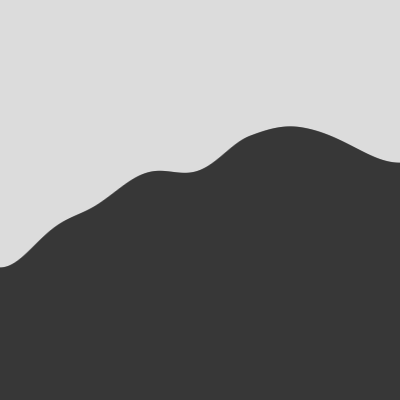
Frame 1 (no input)
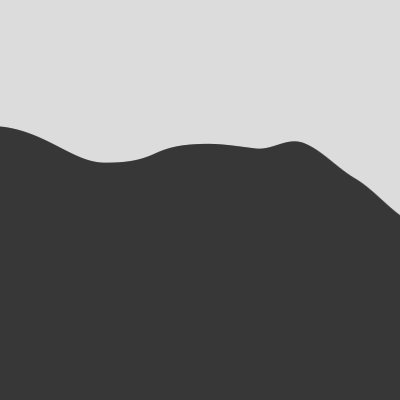
Frame 60 (no input)
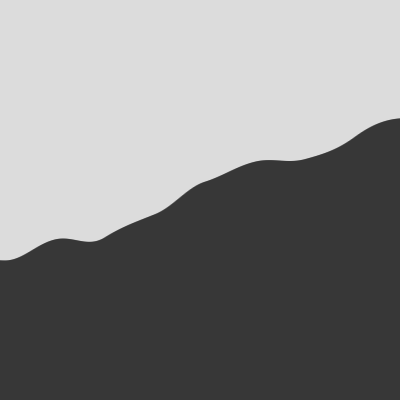
Frame 120 (the mouse pressed at the canvas centre since frame 60)

The p5.js sketch that drew these frames (run headless with seeded random() and noise() and a simulated clock; from frame 60 on, the mouse is pressed at the canvas centre):

// p5.js sketch
// ── sketch.js
function setup() {
  createCanvas(400, 400);
}
let X = 0;

function draw() {
  background(220);
  let n;
  for (let i = 0; i < width + 1; i++) {
    n = noise((i + X + (mouseX)) / width);
    line(i, height, i, n * width);
  }
  X += 5;
}
